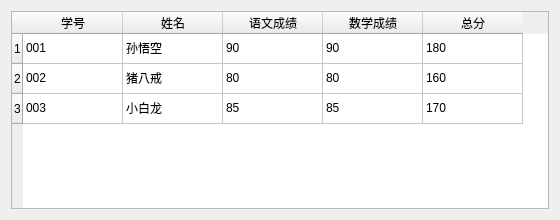
<?xml version="1.0" encoding="UTF-8"?>
<ui version="4.0">
 <class>Widget</class>
 <widget class="QWidget" name="Widget">
  <property name="geometry">
   <rect>
    <x>0</x>
    <y>0</y>
    <width>560</width>
    <height>220</height>
   </rect>
  </property>
  <property name="windowTitle">
   <string>QTableWidget</string>
  </property>
  <layout class="QHBoxLayout" name="horizontalLayout">
   <item>
    <widget class="QTableWidget" name="tableWidget">
     <row/>
     <row/>
     <row/>
     <column>
      <property name="text">
       <string>学号</string>
      </property>
     </column>
     <column>
      <property name="text">
       <string>姓名</string>
      </property>
     </column>
     <column>
      <property name="text">
       <string>语文成绩</string>
      </property>
     </column>
     <column>
      <property name="text">
       <string>数学成绩</string>
      </property>
     </column>
     <column>
      <property name="text">
       <string>总分</string>
      </property>
     </column>
     <item row="0" column="0">
      <property name="text">
       <string>001</string>
      </property>
     </item>
     <item row="0" column="1">
      <property name="text">
       <string>孙悟空</string>
      </property>
     </item>
     <item row="0" column="2">
      <property name="text">
       <string>90</string>
      </property>
     </item>
     <item row="0" column="3">
      <property name="text">
       <string>90</string>
      </property>
     </item>
     <item row="0" column="4">
      <property name="text">
       <string>180</string>
      </property>
     </item>
     <item row="1" column="0">
      <property name="text">
       <string>002</string>
      </property>
     </item>
     <item row="1" column="1">
      <property name="text">
       <string>猪八戒</string>
      </property>
     </item>
     <item row="1" column="2">
      <property name="text">
       <string>80</string>
      </property>
     </item>
     <item row="1" column="3">
      <property name="text">
       <string>80</string>
      </property>
     </item>
     <item row="1" column="4">
      <property name="text">
       <string>160</string>
      </property>
     </item>
     <item row="2" column="0">
      <property name="text">
       <string>003</string>
      </property>
     </item>
     <item row="2" column="1">
      <property name="text">
       <string>小白龙</string>
      </property>
     </item>
     <item row="2" column="2">
      <property name="text">
       <string>85</string>
      </property>
     </item>
     <item row="2" column="3">
      <property name="text">
       <string>85</string>
      </property>
     </item>
     <item row="2" column="4">
      <property name="text">
       <string>170</string>
      </property>
     </item>
    </widget>
   </item>
  </layout>
 </widget>
 <resources/>
 <connections/>
</ui>
